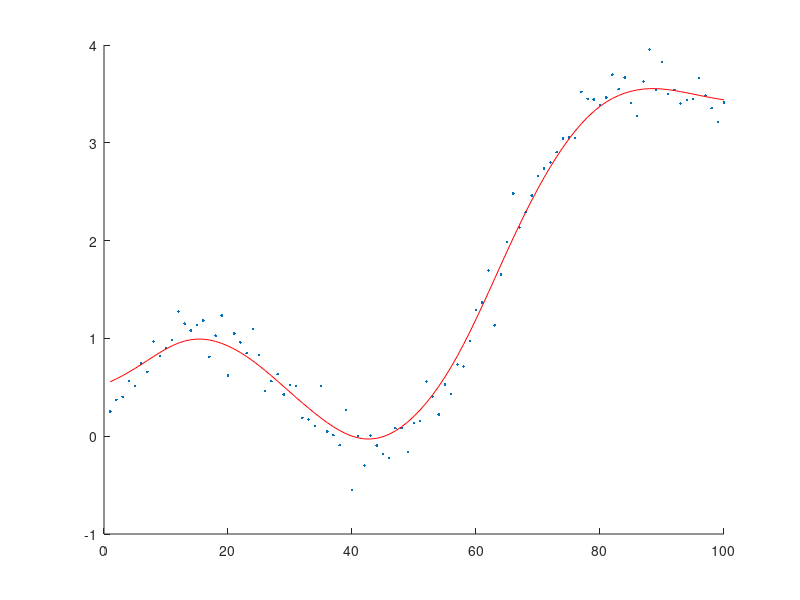

The MATLAB source for this figure: (Note: this script raises an error after producing the figure.)
% Taken from here:
% http://youngmok.com/gaussian-kernel-regression-with-matlab-code/

% test gaussian kernel regression
% functionized version: gaussian_kern_reg.m

%% 1-D case


x = 1:100; % training data x
y = sin(x/10)+(x/50).^2+0.2*randn(1,100);   % training data y
h=5; % kernel bandwidth

for i=1:100
    xs(i)=i;
    %     ys(i)=gaussian_kern_reg(xs(i),x,y,h);
    
    % Gaussian kernel function
    z = (xs(i)- x ) /h ;
    k = exp(-z.*z/2)/sqrt(2*pi);
    
    ys(i,:) = sum(k.*y)/sum(k);
end

figure;hold on; 
plot(x,y,'.');
plot(xs,ys,'r-');

%% 2-D case

nn = 100;

%Dataset Generation
x = rand(nn,2)-0.5;
y = (x(:,1)-0.5).^2 + x(:,2)+  0.1*rand(nn,1);

% Gaussian Kernel Bandwidth Setting
h=[0.1;0.1]; 

xl1 = linspace(min(x(:,1)),max(x(:,1)),50);
xl2 = linspace(min(x(:,2)),max(x(:,2)),50);

%Prediction point
[xx1, xx2] = meshgrid(xl1,xl2);

for i=1:size(xx1,1)
    for j=1:size(xx1,2)
        xs=[xx1(i,j),xx2(i,j)];
        ys(i,j)=gaussian_kern_reg(xs,x,y,h); % Prediction
    end
end

% Result Plot
figure;hold on; 
plot3(x(:,1),x(:,2),y,'.')  % training dataset plot
mesh(xx1,xx2,ys)            % prediction point plot
legend('Training data','Predicted Surface')
grid ; view(3);


%% 2-D weird case


nn = 100;
scale = 1.5;

x1 = [1:nn]' * scale; % training data x
x2 = [1:nn]'; % training data x

%make a grid
xlin = linspace(min(x1),max(x1),50);
ylin = linspace(min(x2),max(x2),50);
[X,Y] = meshgrid(xlin,ylin);

x = [X(:), Y(:)];

zy = sin(x(:,1)./10) + sin(x(:,2)./2) + (x(:,1)./50).^2 + 0.2*randn(length(x),1);   % training data y
f = scatteredInterpolant(x(:,1),x(:,2),zy,'linear', 'none');
Z = f(X,Y);

h=2; % kernel bandwidth

mesh(X,Y,Z);

%%
[NN,SS] = size(x);

for i=1:NN
    xs(i,:)=x(i,:);
    ys(i,:)=gaussian_kern_reg(xs(i,:),x,zy,h); % Prediction
    
    % Gaussian kernel function
%     z = NormRowWise( ( repmat(xs(i,:),NN,1) - x ) /h );
%     k = exp(-z.*z/2)/sqrt(2*pi);
%     
%     ys(i,:) = sum(k.*zy)/sum(k);

end

figure;hold on; 
h=mesh(X,Y,Z);
set(h,'facecolor','none')
scatter3(xs(:,1),xs(:,2),ys,'r.');
hold off
